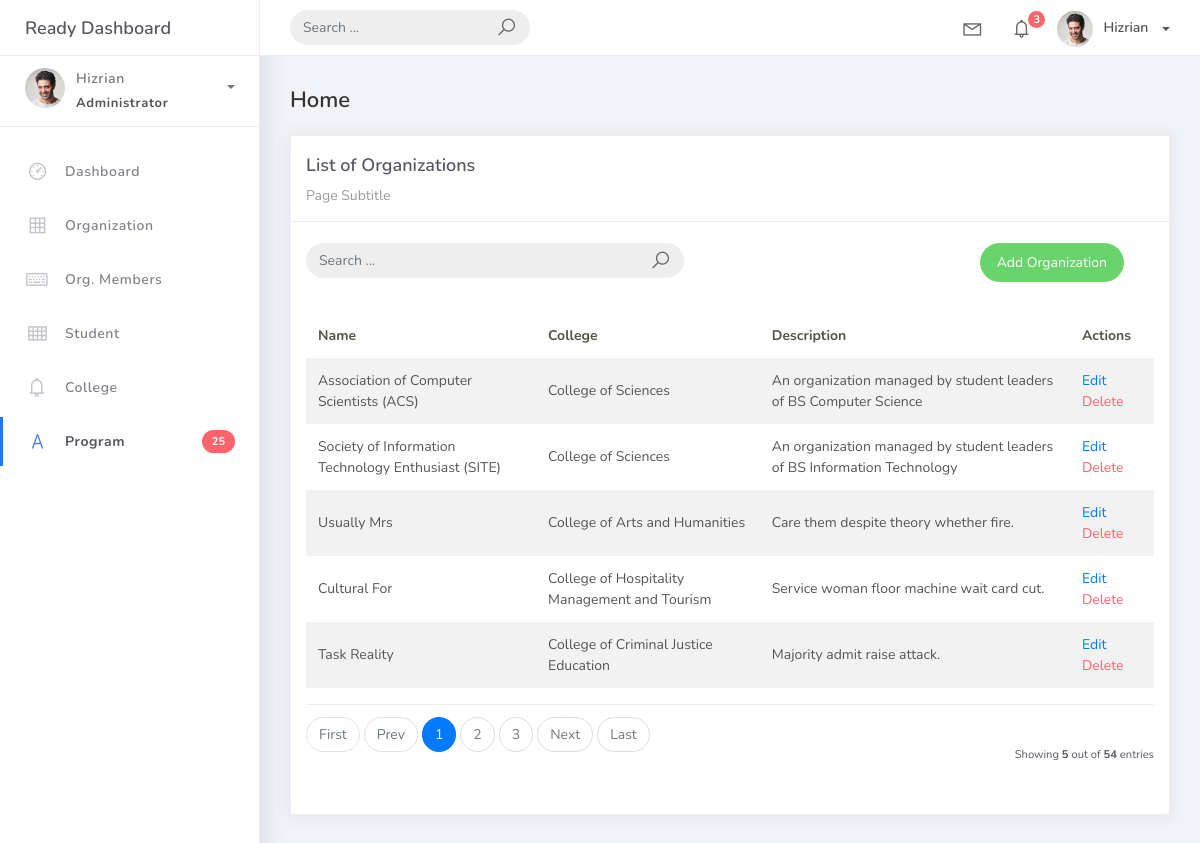
The page /organization_list/ on the database its author committed.
### studentorg/models.py (models this page shows, shortened)
class BaseModel(models.Model):
    created_at = models.DateTimeField(auto_now_add=True, db_index=True)
    upated_at = models.DateTimeField(auto_now=True)
    class Meta:
        abstract = True

class Organization(BaseModel):
    name = models.CharField(max_length=250)
    college = models.ForeignKey(
        College, null=True, blank=True, on_delete=models.CASCADE)
    description = models.CharField(max_length=500)

class College(BaseModel):
    college_name = models.CharField (max_length=150)
    def __str__(self):
        return self.college_name

### studentorg/views.py (the view)
# urls.py: path('organization_list/', OrganizationList.as_view(), name='organization-list'),
class OrganizationList(ListView):
     model = Organization
     context_object_name = 'organization'
     template_name = 'org_list.html'
     paginate_by = 5

### templates/org_list.html
{% extends 'base.html' %} {% load static %} {% block content %}
<div class="content">
  <div class="container-fluid">
    <h4 class="page-title">Home</h4>
    <div class="row">
      <div class="col-md-12">
        <div class="card">
          <div class="card-header">
            <div class="card-title">List of Organizations</div>
            <div class="card-category">Page Subtitle</div>
          </div>
          <br />
          <div class="col-md-12 row">
            <div class="col-md-6">
              <form class="navbar-left navbar-form nav-search mr-md-3" action="">
                <div class="input-group">
                  <input type="text" placeholder="Search ..." class="form-control" />
                  <div class="input-group-append">
                    <span class="input-group-text">
                      <i class="la la-search search-icon"></i>
                    </span>
                  </div>
                </div>
              </form>
            </div>
            <div class="col-md-6">
              <div class="pull-right">
                <a href="{% url 'organization-add' %}" class="btn btn-success btn-rounded">Add Organization</a>
              </div>
            </div>
          </div>
          <div class="card-body">
            <table class="table table-striped mt-3">
              <thead>
                <tr>
                  <th scope="col">Name</th>
                  <th scope="col">College</th>
                  <th scope="col">Description</th>
                  <th scope="col">Actions</th>
                </tr>
              </thead>
              <tbody>
                {% for object in object_list %}
                <tr>
                  <td>{{ object.name }}</td>
                  <td>{{ object.college }}</td>
                  <td>{{ object.description }}</td>
                  <td>
                    <a href="organization_list/{{ object.id }}">Edit</a>
                    <a href="organization_list/{{ object.id }}/delete" class="text-danger">Delete</a>
                  </td>
                </tr>
                {% empty %}
                <tr>
                  <td colspan="4"> style="text-align: center">
                    <p class="text-sm font-wight-bold mb-0">No Records Found</p>
                  </td>
                </tr>
                {% endfor %}
              </tbody>
            </table>
            {% include 'includes/pagination.html' %}
          </div>
        </div>
      </div>
    </div>
  </div>
</div>
{% endblock %}

### rows shown on the page
Organization: name "Association of Computer Scientists (ACS)", college "College of Sciences", description "An organization managed by student leaders of BS Computer Science"
Organization: name "Society of Information Technology Enthusiast (SITE)", college "College of Sciences", description "An organization managed by student leaders of BS Information Technology"
Organization: name "Usually Mrs", college "College of Arts and Humanities", description "Care them despite theory whether fire."
Organization: name "Cultural For", college "College of Hospitality Management and Tourism", description "Service woman floor machine wait card cut."
Organization: name "Task Reality", college "College of Criminal Justice Education", description "Majority admit raise attack."

### other values the page prints
{{ page_num }} "1"
{{ page_num }} "2" "3"
{{ object_list.count }} "5"
{{ paginator.count }} "54"
